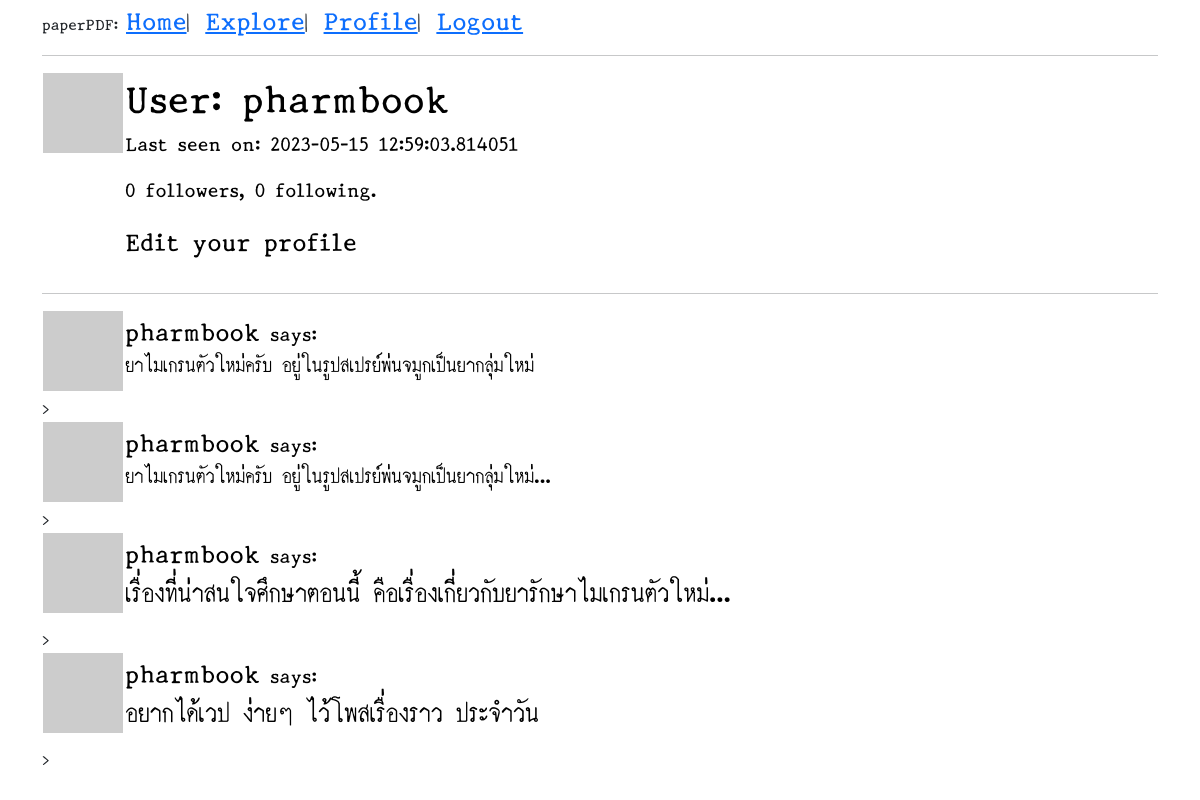
The page /user/pharmbook (signed in) on the database as committed earlier.
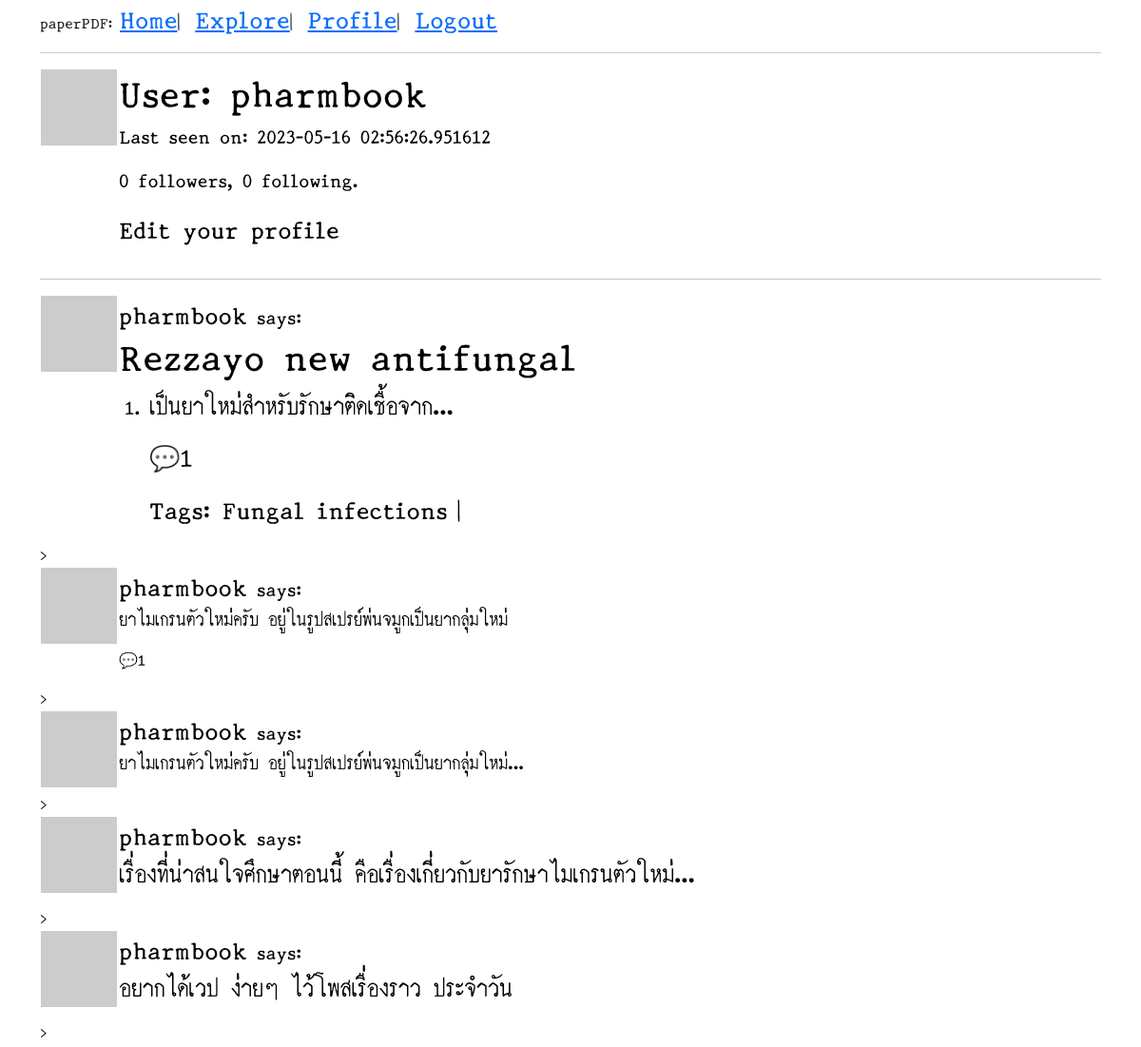
The same page on the database as committed later.
### app/models.py (models this page shows, shortened)
class User(UserMixin, db.Model):
    id = db.Column(db.Integer, primary_key=True)
    username = db.Column(db.String(64), index=True, unique=True)
    email = db.Column(db.String(120), index=True, unique=True)
    password_hash = db.Column(db.String(128))
    posts = db.relationship('Post', backref='author', lazy='dynamic')
    about_me = db.Column(db.String(140))
    last_seen = db.Column(db.DateTime, default=datetime.utcnow)
    followed = db.relationship(
        'User', secondary=followers,
        primaryjoin=(followers.c.follower_id == id),
        secondaryjoin=(followers.c.followed_id == id),
        backref=db.backref('followers', lazy='dynamic'), lazy='dynamic')
    comments = db.relationship('Comment', backref='author', lazy='dynamic')
    def avatar(self, size):
        digest = md5(self.email.lower().encode('utf-8')).hexdigest()
        return 'https://www.gravatar.com/avatar/{}?d=identicon&s={}'.format(
            digest, size)

class Post(db.Model):
    id = db.Column(db.Integer, primary_key=True)
    body = db.Column(db.Text)
    timestamp = db.Column(db.DateTime, index=True, default=datetime.utcnow)
    user_id = db.Column(db.Integer, db.ForeignKey('user.id'))
    comments = db.relationship('Comment', backref='article', lazy='dynamic')
    tags = db.relationship(
        'Tag',
        secondary=tags_table,
        backref=db.backref('posts', lazy='dynamic'))

class Tag(db.Model):
    id = db.Column(db.Integer, primary_key=True)
    name = db.Column(db.String(64))
    timestamp = db.Column(db.DateTime, index=True, default=datetime.utcnow)
    user_id = db.Column(db.Integer, db.ForeignKey('user.id'))

### app/routes.py (the view)
@app.route('/user/<username>')
@login_required
def user(username):
    user = User.query.filter_by(username=username).first_or_404()
    page = request.args.get('page', 1, type=int)
    posts = user.posts.order_by(Post.timestamp.desc()).paginate(
        page=page, per_page=app.config['POSTS_PER_PAGE'], error_out=False)
    next_url = url_for('user', username=user.username, page=posts.next_num) \
        if posts.has_next else None
    prev_url = url_for('user', username=user.username, page=posts.prev_num) \
        if posts.has_prev else None
    form = EmptyForm()
    return render_template('user.html', user=user, posts=posts.items,
                           next_url=next_url, prev_url=prev_url, form=form)

### app/models.py (called while the page is built)
@login.user_loader
def load_user(id):
    return User.query.get(int(id))

### app/routes.py (called while the page is built)
@app.before_request
def before_request():
    if current_user.is_authenticated:
        current_user.last_seen = datetime.utcnow()
        db.session.commit()

### app/templates/user.html (shortened to what this page needs)
{% extends "base.html" %}
{% block content %}
    <table>
        <tr valign="top">
            <td><img src="{{ user.avatar(128) }}"></td>
            <td>
                <h1>User: {{ user.username }}</h1>
                {% if user.last_seen %}<p>Last seen on: {{ user.last_seen }}</p>{% endif %}
                <p>{{ user.followers.count() }} followers, {{ user.followed.count() }} following.</p>
                {% if user == current_user %}
                <p><a href="{{ url_for('edit_profile') }}">Edit your profile</a></p>
                {% endif %}
            </td>
        </tr>
    </table>
    <hr>
    {% for post in posts %}
        {% include '_post.html' %}
    {% endfor %}
{% endblock %}

### app/templates/base.html (shortened to what this page needs)
<!DOCTYPE html>
<html lang="en">
<head>
    <link rel="stylesheet" href="{{url_for('static',filename='css/base.css')}}">
    <link href="https://cdn.jsdelivr.net/npm/bootstrap@5.0.2/dist/css/bootstrap.min.css" rel="stylesheet">
</head>
<body>
    <div class="container">
        <div>paperPDF:
            <a href="{{ url_for('index') }}">Home</a>|&nbsp;
            <a href="{{ url_for('explore') }}">Explore</a>|&nbsp;
            {% if current_user.is_anonymous %}
            <a href="{{ url_for('login') }}">Login</a>|&nbsp;
            {% else %}
            <a href="{{ url_for('user', username=current_user.username) }}">Profile</a>|&nbsp;
            <a href="{{ url_for('logout') }}">Logout</a>
            {% endif %}
        </div>
        <hr>
        {% block content %} {% endblock %}
    </div>
</body>
</html>

### app/templates/_post.html (shortened to what this page needs)
<table>
    <tr valign="top">
        <td><img src="{{ post.author.avatar(36) }}"></td>
        <td><a href="{{ url_for('user', username=post.author.username) }}">{{ post.author.username }}</a> says:<br>
            <a href="{{url_for('seepost',id=post.id)}}">
                <span> {{ post.body|truncate(100)|safe }}</span>
                <p>
                    {% if post.comments.count() > 0 %}
                    <div class="comment">
                        💬{{post.comments.count()}}
                    </div>
                    {% endif %}
                </p>
            </a>
            {% for tag in post.tags %}
            <a href="{{ url_for('tag', name=tag.name) }}" target="_blank">Tags:&nbsp;{{ tag.name }}</a> |
            {% endfor %}
        </td>
    </tr>
</table>>

### app/static/css/base.css (style rules this page uses)
body { font-family: "pimdeed"; color: black }
a { font-family: "pimdeed"; color:black; font-size: 26px; text-decoration: none; cursor: pointer; }
h1 { font-family: "pimdeed"; color: black; font-size: 24px; }
p { font-family: "pimdeed"; color: black; font-size: 20px; }
td { font-family: "pimdeed"; color: black; font-size: 20px; }
td a { text-decoration: none; cursor: pointer; color: black; }
li { font-family: "pimdeed"; }
div { font-family: "pimdeed"; }

### app/templates/_post.html (style rules this page uses)
span div.comment { font-size: 16px; }

Rows that differ between the two databases and show on the page:
changed User "pharmbook": last_seen "2023-05-15 12:59:03.814051" → "2023-05-16 02:56:26.951612"
added Post: author.username "pharmbook", body "Rezzayo new antifungal เป็นยาใหม่สำหรับรักษาติดเชื้อจาก...", comments.count "1"
added Tag: name "Fungal infections"
shown differently, row unchanged: Post "ยาไมเกรนตัวใหม่ครับ อยู่ในรูปสเปรย์พ่นจมูกเป็นยากลุ่มใหม่": comments.count (not shown) → "1"
